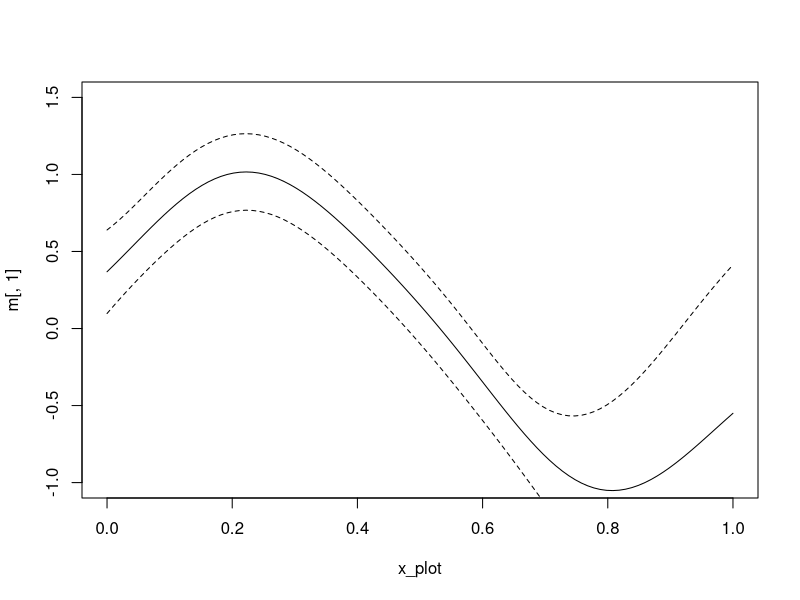
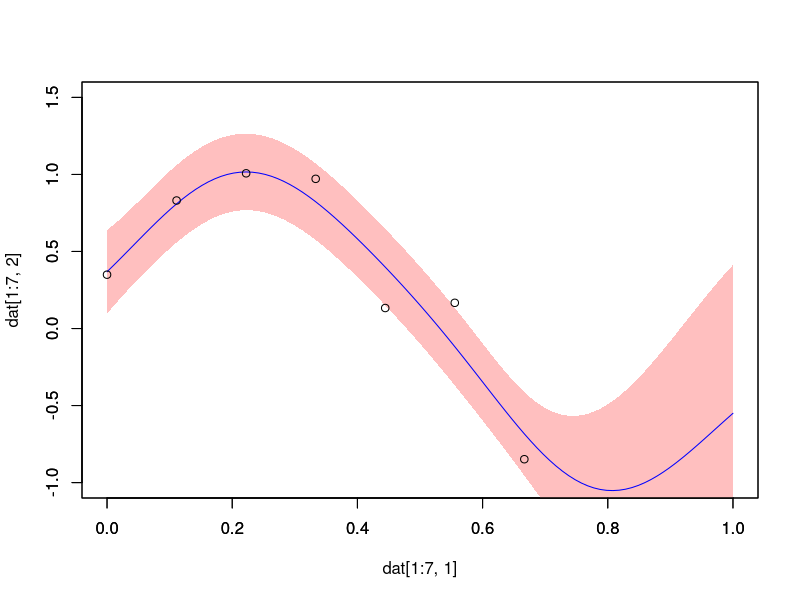

Write R code to recreate these figures, in order.
# データの読み込み
dat <- matrix(scan("curvefitting.txt"), ncol = 2, byrow = TRUE)

# カーネル関数
kernel <- function(a, b) {
  return(exp(-(a-b)^2/0.08))
}

# 網掛けグラフの表示
plot.mean.sd <- function(x, mean, sd, ylim = range(c(mean + sd, mean - sd))) {
  plot(NULL, xlim = range(x), ylim = ylim, xlab = "", ylab = "")
  polygon(c(x, rev(x)), c(mean + sd, rev(mean - sd)), col = rgb(1, 0.75, 0.75), border = NA)
  lines(x, mean, type = "l", col = "blue")
}

# ハイパーパラメータ
beta = 25
N <- 7
C <- matrix(0, nrow=N, ncol=N)
k <- matrix(0, nrow=N)
m <- matrix(0, nrow=100)
sd <- matrix(0, nrow=100)

x_plot <- seq(0, 1, len=100)

for (h in 1:length(x_plot)) {
  for (i in 1:N) {
    k[i] <- kernel(dat[i, 1], x_plot[h])
    for (j in 1:N) {
      if (i==j) { delta <- 1 }
      else { delta <- 0 }
      C[i,j] = kernel(dat[i, 1], dat[j, 1]) + delta/beta
    }
  }
  c <- kernel(x_plot[h], x_plot[h]) + 1/beta
  m[h] <- t(k) %*% solve(C) %*% dat[1:N, 2]
  sd[h] <- c - t(k) %*% solve(C) %*% k
}

plot(x_plot, m[,1], type = "l", ylim = c(-1.0, 1.5))
lines(x_plot, m[,1] + sqrt(sd[,1]), lty = 2)
lines(x_plot, m[,1] - sqrt(sd[,1]), lty = 2)
plot.mean.sd(x_plot, m[,1], sqrt(sd[,1]), ylim = c(-1.0, 1.5))
par(new=T)
plot(dat[1:7,1],dat[1:7,2],xlim=c(0,1),ylim = c(-1.0, 1.5))